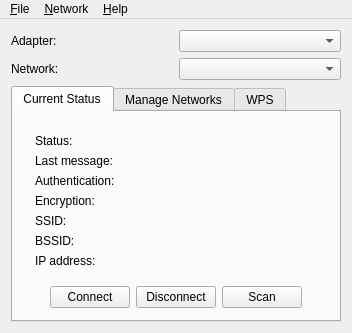
<ui version="4.0" >
 <class>WpaGui</class>
 <widget class="QMainWindow" name="WpaGui" >
  <property name="geometry" >
   <rect>
    <x>0</x>
    <y>0</y>
    <width>345</width>
    <height>330</height>
   </rect>
  </property>
  <property name="windowTitle" >
   <string>wpa_gui</string>
  </property>
  <property name="windowIcon" >
   <iconset resource="icons.qrc" >
    <normaloff>:/icons/wpa_gui.svg</normaloff>:/icons/wpa_gui.svg</iconset>
  </property>
  <widget class="QWidget" name="widget" >
   <layout class="QGridLayout" >
    <item row="0" column="0" >
     <widget class="QLabel" name="adapterLabel" >
      <property name="text" >
       <string>Adapter:</string>
      </property>
     </widget>
    </item>
    <item row="0" column="1" >
     <widget class="QComboBox" name="adapterSelect" />
    </item>
    <item row="1" column="0" >
     <widget class="QLabel" name="networkLabel" >
      <property name="text" >
       <string>Network:</string>
      </property>
     </widget>
    </item>
    <item row="1" column="1" >
     <widget class="QComboBox" name="networkSelect" />
    </item>
    <item row="2" column="0" colspan="2" >
     <widget class="QTabWidget" name="wpaguiTab" >
      <property name="currentIndex" >
       <number>0</number>
      </property>
      <widget class="QWidget" name="statusTab" >
       <attribute name="title" >
        <string>Current Status</string>
       </attribute>
       <layout class="QGridLayout" >
        <item row="0" column="0" colspan="5" >
         <widget class="QFrame" name="frame3" >
          <property name="frameShape" >
           <enum>QFrame::NoFrame</enum>
          </property>
          <property name="frameShadow" >
           <enum>QFrame::Plain</enum>
          </property>
          <layout class="QGridLayout" >
           <item row="0" column="0" >
            <widget class="QLabel" name="statusLabel" >
             <property name="text" >
              <string>Status:</string>
             </property>
            </widget>
           </item>
           <item row="1" column="0" >
            <widget class="QLabel" name="lastMessageLabel" >
             <property name="text" >
              <string>Last message:</string>
             </property>
            </widget>
           </item>
           <item row="2" column="0" >
            <widget class="QLabel" name="authenticationLabel" >
             <property name="text" >
              <string>Authentication:</string>
             </property>
            </widget>
           </item>
           <item row="3" column="0" >
            <widget class="QLabel" name="encryptionLabel" >
             <property name="text" >
              <string>Encryption:</string>
             </property>
            </widget>
           </item>
           <item row="4" column="0" >
            <widget class="QLabel" name="ssidLabel" >
             <property name="text" >
              <string>SSID:</string>
             </property>
            </widget>
           </item>
           <item row="5" column="0" >
            <widget class="QLabel" name="bssidLabel" >
             <property name="text" >
              <string>BSSID:</string>
             </property>
            </widget>
           </item>
           <item row="6" column="0" >
            <widget class="QLabel" name="ipAddressLabel" >
             <property name="text" >
              <string>IP address:</string>
             </property>
            </widget>
           </item>
           <item row="0" column="1" >
            <widget class="QLabel" name="textStatus" >
             <property name="text" >
              <string/>
             </property>
            </widget>
           </item>
           <item row="1" column="1" colspan="3" >
            <widget class="QLabel" name="textLastMessage" >
             <property name="text" >
              <string/>
             </property>
            </widget>
           </item>
           <item row="2" column="1" >
            <widget class="QLabel" name="textAuthentication" >
             <property name="text" >
              <string/>
             </property>
            </widget>
           </item>
           <item row="3" column="1" >
            <widget class="QLabel" name="textEncryption" >
             <property name="text" >
              <string/>
             </property>
            </widget>
           </item>
           <item row="4" column="1" >
            <widget class="QLabel" name="textSsid" >
             <property name="text" >
              <string/>
             </property>
            </widget>
           </item>
           <item row="5" column="1" >
            <widget class="QLabel" name="textBssid" >
             <property name="text" >
              <string/>
             </property>
            </widget>
           </item>
           <item row="6" column="1" >
            <widget class="QLabel" name="textIpAddress" >
             <property name="text" >
              <string/>
             </property>
            </widget>
           </item>
          </layout>
         </widget>
        </item>
        <item row="1" column="0" >
         <spacer>
          <property name="orientation" >
           <enum>Qt::Vertical</enum>
          </property>
          <property name="sizeHint" >
           <size>
            <width>20</width>
            <height>40</height>
           </size>
          </property>
         </spacer>
        </item>
        <item row="1" column="1" >
         <widget class="QPushButton" name="connectButton" >
          <property name="text" >
           <string>Connect</string>
          </property>
         </widget>
        </item>
        <item row="1" column="2" >
         <widget class="QPushButton" name="disconnectButton" >
          <property name="text" >
           <string>Disconnect</string>
          </property>
         </widget>
        </item>
        <item row="1" column="3" >
         <widget class="QPushButton" name="scanButton" >
          <property name="text" >
           <string>Scan</string>
          </property>
         </widget>
        </item>
        <item row="1" column="4" >
         <spacer>
          <property name="orientation" >
           <enum>Qt::Vertical</enum>
          </property>
          <property name="sizeHint" >
           <size>
            <width>20</width>
            <height>40</height>
           </size>
          </property>
         </spacer>
        </item>
       </layout>
      </widget>
      <widget class="QWidget" name="networkconfigTab" >
       <attribute name="title" >
        <string>Manage Networks</string>
       </attribute>
       <layout class="QGridLayout" >
        <item row="0" column="0" colspan="5" >
         <widget class="QListWidget" name="networkList" >
          <property name="selectionRectVisible" >
           <bool>true</bool>
          </property>
         </widget>
        </item>
        <item rowspan="2" row="1" column="0" >
         <spacer>
          <property name="orientation" >
           <enum>Qt::Vertical</enum>
          </property>
          <property name="sizeHint" >
           <size>
            <width>20</width>
            <height>61</height>
           </size>
          </property>
         </spacer>
        </item>
        <item row="1" column="1" >
         <widget class="QRadioButton" name="enableRadioButton" >
          <property name="text" >
           <string>Enabled</string>
          </property>
         </widget>
        </item>
        <item row="1" column="2" >
         <widget class="QPushButton" name="editNetworkButton" >
          <property name="text" >
           <string>Edit</string>
          </property>
         </widget>
        </item>
        <item row="1" column="3" >
         <widget class="QPushButton" name="removeNetworkButton" >
          <property name="text" >
           <string>Remove</string>
          </property>
         </widget>
        </item>
        <item rowspan="2" row="1" column="4" >
         <spacer>
          <property name="orientation" >
           <enum>Qt::Vertical</enum>
          </property>
          <property name="sizeHint" >
           <size>
            <width>20</width>
            <height>61</height>
           </size>
          </property>
         </spacer>
        </item>
        <item row="2" column="1" >
         <widget class="QRadioButton" name="disableRadioButton" >
          <property name="text" >
           <string>Disabled</string>
          </property>
         </widget>
        </item>
        <item row="2" column="2" >
         <widget class="QPushButton" name="addNetworkButton" >
          <property name="text" >
           <string>Add</string>
          </property>
         </widget>
        </item>
        <item row="2" column="3" >
         <widget class="QPushButton" name="scanNetworkButton" >
          <property name="text" >
           <string>Scan</string>
          </property>
         </widget>
        </item>
       </layout>
      </widget>
      <widget class="QWidget" name="wpsTab" >
       <attribute name="title" >
        <string>WPS</string>
       </attribute>
       <layout class="QGridLayout" name="wpsGridLayout" >
        <item row="0" column="0" >
         <widget class="QLabel" name="label_2" >
          <property name="text" >
           <string>Status:</string>
          </property>
         </widget>
        </item>
        <item row="0" column="1" colspan="3" >
         <widget class="QLabel" name="wpsStatusText" >
          <property name="text" >
           <string/>
          </property>
         </widget>
        </item>
        <item row="1" column="0" colspan="2" >
         <widget class="QPushButton" name="wpsPbcButton" >
          <property name="text" >
           <string>PBC - push button</string>
          </property>
         </widget>
        </item>
        <item row="2" column="0" colspan="2" >
         <widget class="QPushButton" name="wpsPinButton" >
          <property name="text" >
           <string>Generate PIN</string>
          </property>
         </widget>
        </item>
        <item row="2" column="2" >
         <widget class="QLabel" name="label" >
          <property name="text" >
           <string>PIN:</string>
          </property>
         </widget>
        </item>
        <item row="2" column="3" >
         <widget class="QLineEdit" name="wpsPinEdit" >
          <property name="enabled" >
           <bool>false</bool>
          </property>
          <property name="readOnly" >
           <bool>true</bool>
          </property>
         </widget>
        </item>
        <item row="3" column="0" colspan="2" >
         <widget class="QPushButton" name="wpsApPinButton" >
          <property name="enabled" >
           <bool>false</bool>
          </property>
          <property name="text" >
           <string>Use AP PIN</string>
          </property>
         </widget>
        </item>
        <item row="3" column="2" >
         <widget class="QLabel" name="label_3" >
          <property name="text" >
           <string>AP PIN:</string>
          </property>
         </widget>
        </item>
        <item row="3" column="3" >
         <widget class="QLineEdit" name="wpsApPinEdit" >
          <property name="enabled" >
           <bool>false</bool>
          </property>
         </widget>
        </item>
        <item row="4" column="0" colspan="4" >
         <widget class="QTextEdit" name="wpsInstructions" >
          <property name="readOnly" >
           <bool>true</bool>
          </property>
         </widget>
        </item>
       </layout>
      </widget>
     </widget>
    </item>
   </layout>
  </widget>
  <widget class="QMenuBar" name="MenuBar" >
   <property name="geometry" >
    <rect>
     <x>0</x>
     <y>0</y>
     <width>345</width>
     <height>24</height>
    </rect>
   </property>
   <widget class="QMenu" name="fileMenu" >
    <property name="title" >
     <string>&amp;File</string>
    </property>
    <addaction name="fileEventHistoryAction" />
    <addaction name="fileSaveConfigAction" />
    <addaction name="actionWPS" />
    <addaction name="actionPeers" />
    <addaction name="separator" />
    <addaction name="fileExitAction" />
   </widget>
   <widget class="QMenu" name="networkMenu" >
    <property name="title" >
     <string>&amp;Network</string>
    </property>
    <addaction name="networkAddAction" />
    <addaction name="networkEditAction" />
    <addaction name="networkRemoveAction" />
    <addaction name="separator" />
    <addaction name="networkEnableAllAction" />
    <addaction name="networkDisableAllAction" />
    <addaction name="networkRemoveAllAction" />
   </widget>
   <widget class="QMenu" name="helpMenu" >
    <property name="title" >
     <string>&amp;Help</string>
    </property>
    <addaction name="helpContentsAction" />
    <addaction name="helpIndexAction" />
    <addaction name="separator" />
    <addaction name="helpAboutAction" />
   </widget>
   <addaction name="fileMenu" />
   <addaction name="networkMenu" />
   <addaction name="helpMenu" />
  </widget>
  <action name="fileEventHistoryAction" >
   <property name="text" >
    <string>Event &amp;History</string>
   </property>
  </action>
  <action name="fileSaveConfigAction" >
   <property name="text" >
    <string>&amp;Save Configuration</string>
   </property>
   <property name="shortcut" >
    <string>Ctrl+S</string>
   </property>
  </action>
  <action name="fileExitAction" >
   <property name="text" >
    <string>E&amp;xit</string>
   </property>
   <property name="shortcut" >
    <string>Ctrl+Q</string>
   </property>
  </action>
  <action name="networkAddAction" >
   <property name="text" >
    <string>&amp;Add</string>
   </property>
  </action>
  <action name="networkEditAction" >
   <property name="text" >
    <string>&amp;Edit</string>
   </property>
  </action>
  <action name="networkRemoveAction" >
   <property name="text" >
    <string>&amp;Remove</string>
   </property>
  </action>
  <action name="networkEnableAllAction" >
   <property name="text" >
    <string>E&amp;nable All</string>
   </property>
  </action>
  <action name="networkDisableAllAction" >
   <property name="text" >
    <string>&amp;Disable All</string>
   </property>
  </action>
  <action name="networkRemoveAllAction" >
   <property name="text" >
    <string>Re&amp;move All</string>
   </property>
  </action>
  <action name="helpContentsAction" >
   <property name="enabled" >
    <bool>false</bool>
   </property>
   <property name="text" >
    <string>&amp;Contents...</string>
   </property>
  </action>
  <action name="helpIndexAction" >
   <property name="enabled" >
    <bool>false</bool>
   </property>
   <property name="text" >
    <string>&amp;Index...</string>
   </property>
  </action>
  <action name="helpAboutAction" >
   <property name="text" >
    <string>&amp;About</string>
   </property>
  </action>
  <action name="actionWPS" >
   <property name="enabled" >
    <bool>false</bool>
   </property>
   <property name="text" >
    <string>&amp;Wi-Fi Protected Setup</string>
   </property>
  </action>
  <action name="actionPeers" >
   <property name="text" >
    <string>&amp;Peers</string>
   </property>
  </action>
 </widget>
 <layoutdefault spacing="6" margin="11" />
 <pixmapfunction></pixmapfunction>
 <includes>
  <include location="global" >qtimer.h</include>
  <include location="global" >qsocketnotifier.h</include>
  <include location="local" >wpamsg.h</include>
  <include location="local" >eventhistory.h</include>
  <include location="local" >scanresults.h</include>
  <include location="local" >peers.h</include>
 </includes>
 <resources>
  <include location="icons.qrc" />
 </resources>
 <connections/>
</ui>
